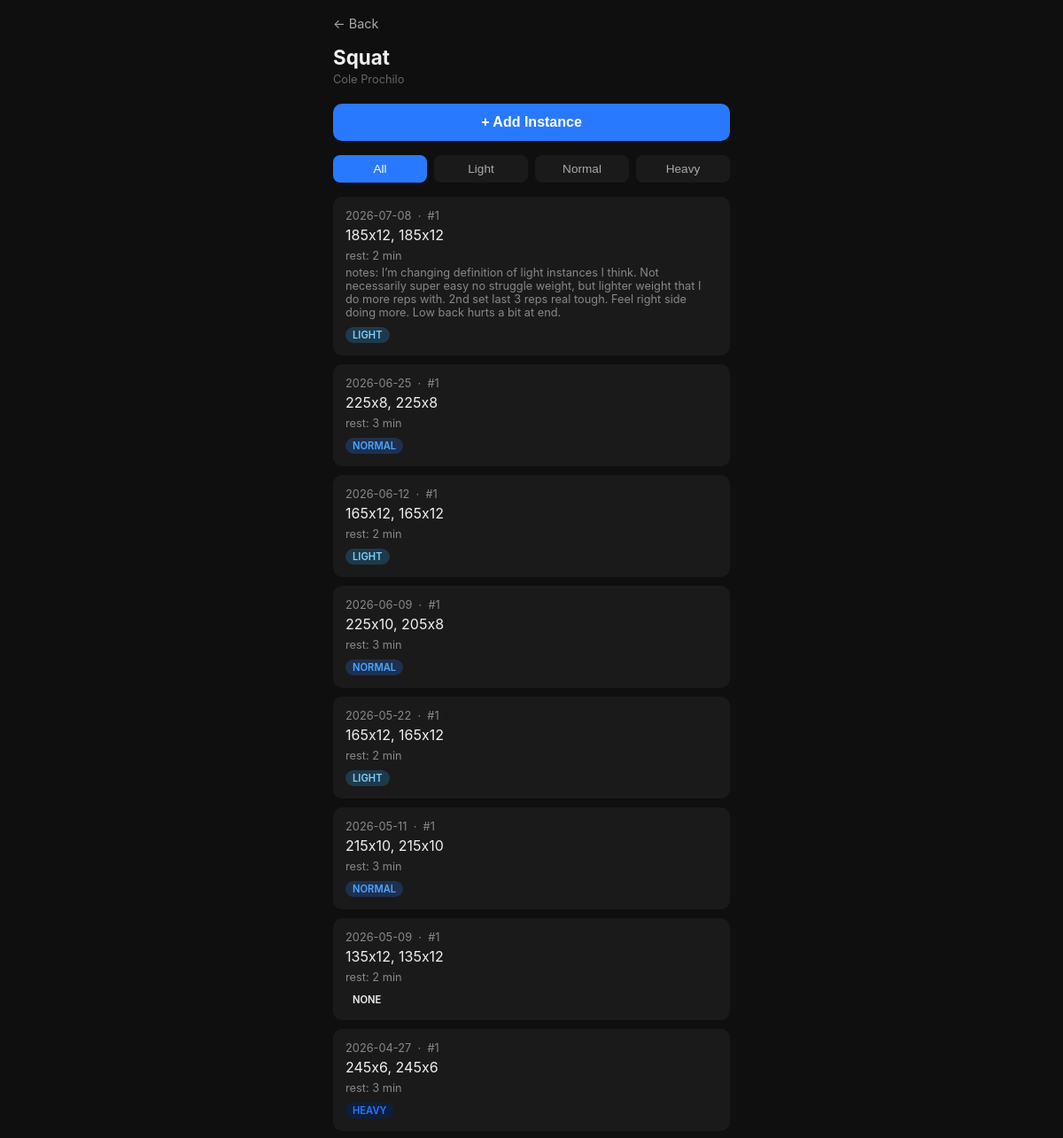
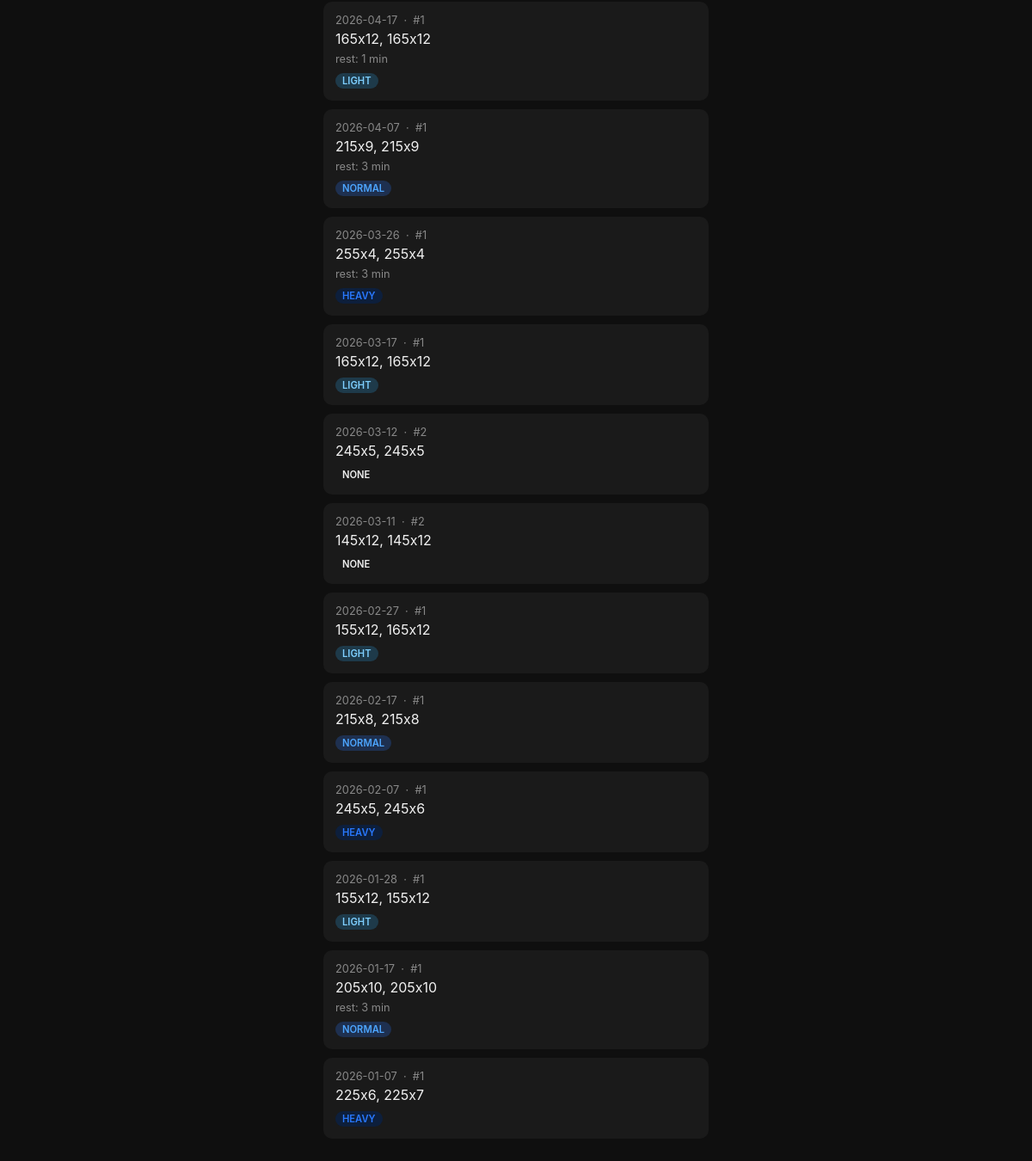
/user/1/exercise/1, run on the app's committed database (2 pictures, top to bottom).
### tables this page shows
CREATE TABLE "exercises" (
    exercise_id   INTEGER PRIMARY KEY AUTOINCREMENT,
    primary_name  TEXT NOT NULL,
    muscle_group  TEXT,
    user_id       INTEGER REFERENCES users(user_id)
);

CREATE TABLE users (
    user_id       INTEGER PRIMARY KEY AUTOINCREMENT,
    username      TEXT NOT NULL UNIQUE,
    password_hash TEXT NOT NULL,
    date_created  TEXT NOT NULL
);

CREATE TABLE exercise_sets (
    set_id       INTEGER PRIMARY KEY AUTOINCREMENT,
    instance_id  INTEGER NOT NULL REFERENCES exercise_instances(instance_id),
    set_number   INTEGER NOT NULL,
    weight       REAL,
    reps         REAL,
    rest_time    REAL
, notes TEXT);

CREATE TABLE workout_sessions (
    workout_id    INTEGER PRIMARY KEY AUTOINCREMENT,
    user_id       INTEGER NOT NULL REFERENCES users(user_id),
    date          TEXT NOT NULL,
    split_day     TEXT REFERENCES split_days(name)
, ended INTEGER DEFAULT 0, notes TEXT);

CREATE TABLE exercise_instances (
    instance_id    INTEGER PRIMARY KEY AUTOINCREMENT,
    workout_id     INTEGER NOT NULL REFERENCES workout_sessions(workout_id),
    exercise_id    INTEGER NOT NULL REFERENCES exercises(exercise_id),
    entered_name   TEXT NOT NULL,
    intensity      TEXT,
    workout_index  INTEGER,
    notes          TEXT
);

### web_app.py (the view)
@app.route("/user/<int:user_id>/exercise/<int:exercise_id>")
def exercise_history(user_id, exercise_id):
    with get_conn() as conn:
        user = conn.execute("SELECT username FROM users WHERE user_id = ?", (user_id,)).fetchone()
        latest_session = conn.execute(
            "SELECT workout_id, date FROM workout_sessions WHERE user_id = ? ORDER BY workout_id DESC LIMIT 1",
            (user_id,)
        ).fetchone()
    intensity_filter = request.args.get("intensity")
    primary_name, history = get_exercise_history(exercise_id, user_id)
    if intensity_filter:
        history = [h for h in history if h["intensity"] == intensity_filter]
    return render_template("exercise_history.html", user_id=user_id, username=user[0],
                           primary_name=primary_name, history=history,
                           intensity_filter=intensity_filter, exercise_id=exercise_id,
                           latest_session_date=latest_session[1] if latest_session else None,
                           latest_session_id=latest_session[0] if latest_session else None)

### db.py (called while the page is built)
def get_conn():
    conn = sqlite3.connect(DB_PATH)
    conn.execute("PRAGMA foreign_keys = ON")
    return conn

### web_app.py (called while the page is built)
def _fmt_weight(w):
    return int(w) if w == int(w) else w

### templates/exercise_history.html (shortened to what this page needs)
{% extends "base.html" %}
{% block content %}
<a class="back-link" href="javascript:history.back()">← Back</a>
<h1>{{ primary_name.title() }}</h1>
<div class="username-tag">{{ username.title() }}</div>
{% if latest_session_date %}
  <button id="add-instance-btn" onclick="goToLog()" style="display:block; width:100%; background:#2979ff; color:#fff; text-align:center; padding:12px; border-radius:10px; margin-bottom:16px; font-size:1rem; font-weight:600; border:none; cursor:pointer;">+ Add Instance</button>
{% endif %}
<div class="filter-row">
  <button class="filter-btn {% if not intensity_filter %}active{% endif %}" onclick="location.replace('{{ url_for('exercise_history', user_id=user_id, exercise_id=exercise_id) }}');">All</button>
  <button class="filter-btn {% if intensity_filter == 'light' %}active{% endif %}" onclick="location.replace('{{ url_for('exercise_history', user_id=user_id, exercise_id=exercise_id, intensity='light') }}');">Light</button>
  <button class="filter-btn {% if intensity_filter == 'normal' %}active{% endif %}" onclick="location.replace('{{ url_for('exercise_history', user_id=user_id, exercise_id=exercise_id, intensity='normal') }}');">Normal</button>
  <button class="filter-btn {% if intensity_filter == 'heavy' %}active{% endif %}" onclick="location.replace('{{ url_for('exercise_history', user_id=user_id, exercise_id=exercise_id, intensity='heavy') }}');">Heavy</button>
</div>
{% if not history %}
  <p style="color:#666;">No history found.</p>
{% else %}
  {% for entry in history | reverse %}
  <div class="card">
    <div class="date-label">{{ entry.date }} &nbsp;·&nbsp; #{{ entry.workout_index }}</div>
    <div class="set-row">{{ entry.sets }}</div>
    {% if entry.rest %}
      <div class="meta">rest: {{ entry.rest }} min</div>
    {% endif %}
    {% if entry.notes %}
      <div class="meta">notes: {{ entry.notes }}</div>
    {% endif %}
    <div style="margin-top:6px;">
      <span class="badge {{ entry.intensity }}">{{ entry.intensity }}</span>
    </div>
  </div>
  {% endfor %}
{% endif %}
{% endblock %}

### templates/base.html (shortened to what this page needs)
<!DOCTYPE html>
<html lang="en">
<head>
</head>
<body>
  {% block content %}{% endblock %}
</body>
</html>

### templates/base.html (style rules this page uses)
* { box-sizing: border-box; margin: 0; padding: 0; }
body { font-family: -apple-system, BlinkMacSystemFont, sans-serif; background: #0f0f0f; color: #f0f0f0; padding: 16px; max-width: 480px; margin: 0 auto; }
h1 { font-size: 1.4rem; margin-bottom: 4px; }
a { color: #4da6ff; text-decoration: none; }
.card { background: #1a1a1a; border-radius: 10px; padding: 14px; margin-bottom: 10px; }
.badge { display: inline-block; font-size: 0.7rem; padding: 2px 8px; border-radius: 20px; font-weight: 600; text-transform: uppercase; }
.light { background: #1e3a4a; color: #7ecfff; }
.normal { background: #1e3050; color: #4da6ff; }
.heavy { background: #0d1f3c; color: #2979ff; }
.back-link { display: inline-block; margin-bottom: 16px; font-size: 0.9rem; color: #aaa; }
.set-row { font-size: 1rem; margin-bottom: 6px; }
.date-label { font-size: 0.8rem; color: #888; margin-bottom: 4px; }
.meta { font-size: 0.8rem; color: #888; margin-top: 4px; }
.filter-row { display: flex; gap: 8px; margin-bottom: 16px; }
.filter-btn { flex: 1; padding: 8px; border-radius: 8px; border: none; background: #1a1a1a; color: #aaa; font-size: 0.85rem; cursor: pointer; text-align: center; text-decoration: none; }
.filter-btn.active { background: #2979ff; color: #fff; }
.username-tag { font-size: 0.8rem; color: #666; margin-bottom: 20px; }

### data on the page
exercises: title "Squat"
users: title "Cole Prochilo"
exercise_sets: date "2026-07-08", workout_index "1", sets "185x12, 185x12", rest "2", notes "I’m changing definition of light instances I think. Not necessarily super easy no struggle weight, but lighter weight that I do more reps with. 2nd set last 3 reps real tough. Feel right side doing more. Low back hurts a bit at end.", intensity "LIGHT"
exercise_sets: date "2026-06-25", workout_index "1", sets "225x8, 225x8", rest "3", intensity "NORMAL"
exercise_sets: date "2026-06-12", workout_index "1", sets "165x12, 165x12", rest "2", intensity "LIGHT"
exercise_sets: date "2026-06-09", workout_index "1", sets "225x10, 205x8", rest "3", intensity "NORMAL"
exercise_sets: date "2026-05-22", workout_index "1", sets "165x12, 165x12", rest "2", intensity "LIGHT"
exercise_sets: date "2026-05-11", workout_index "1", sets "215x10, 215x10", rest "3", intensity "NORMAL"
exercise_sets: date "2026-05-09", workout_index "1", sets "135x12, 135x12", rest "2", intensity "NONE"
exercise_sets: date "2026-04-27", workout_index "1", sets "245x6, 245x6", rest "3", intensity "HEAVY"
exercise_sets: date "2026-04-17", workout_index "1", sets "165x12, 165x12", rest "1", intensity "LIGHT"
exercise_sets: date "2026-04-07", workout_index "1", sets "215x9, 215x9", rest "3", intensity "NORMAL"
exercise_sets: date "2026-03-26", workout_index "1", sets "255x4, 255x4", rest "3", intensity "HEAVY"
exercise_sets: date "2026-03-17", workout_index "1", sets "165x12, 165x12", intensity "LIGHT"
exercise_sets: date "2026-03-12", workout_index "2", sets "245x5, 245x5", intensity "NONE"
exercise_sets: date "2026-03-11", workout_index "2", sets "145x12, 145x12", intensity "NONE"
exercise_sets: date "2026-02-27", workout_index "1", sets "155x12, 165x12", intensity "LIGHT"
exercise_sets: date "2026-02-17", workout_index "1", sets "215x8, 215x8", intensity "NORMAL"
exercise_sets: date "2026-02-07", workout_index "1", sets "245x5, 245x6", intensity "HEAVY"
exercise_sets: date "2026-01-28", workout_index "1", sets "155x12, 155x12", intensity "LIGHT"
exercise_sets: date "2026-01-17", workout_index "1", sets "205x10, 205x10", rest "3", intensity "NORMAL"
exercise_sets: date "2026-01-07", workout_index "1", sets "225x6, 225x7", intensity "HEAVY"
